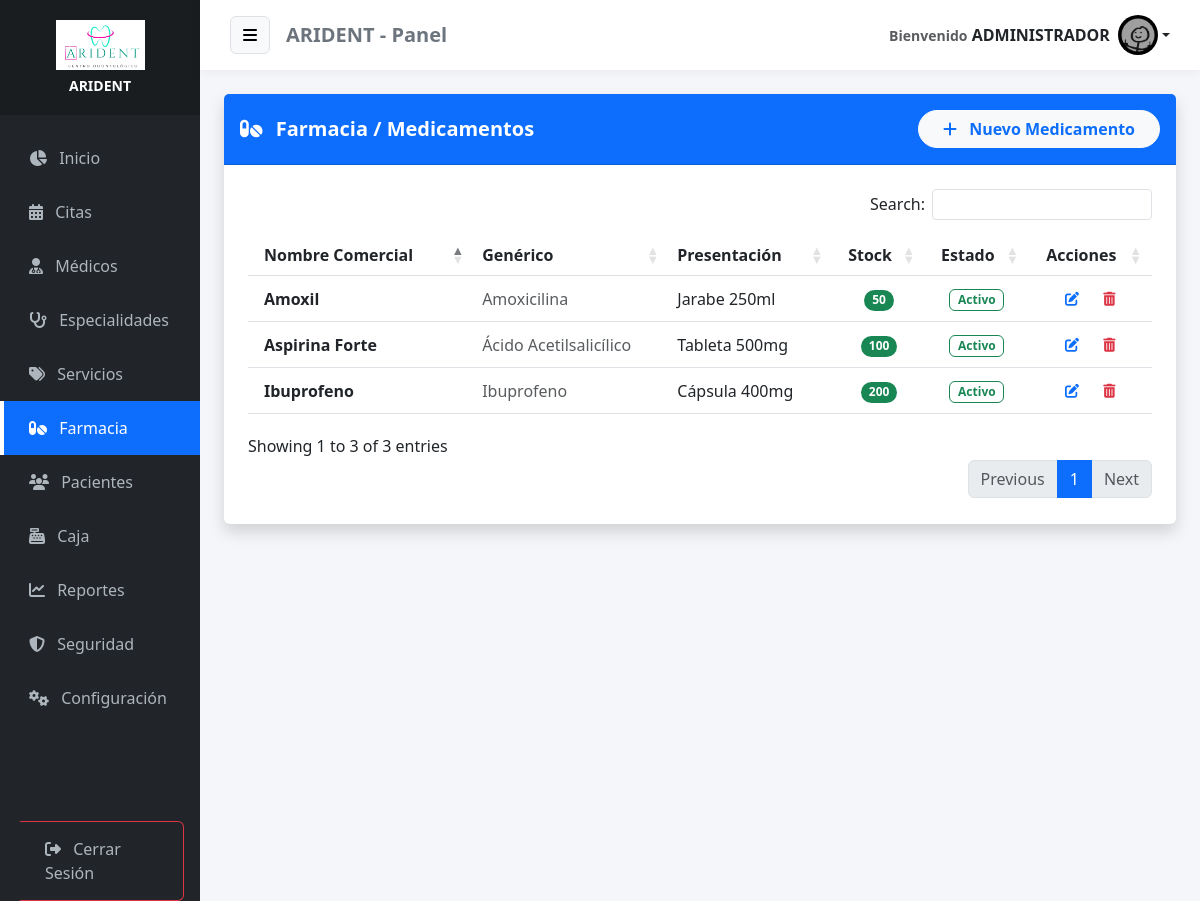
The app's page /medicamentos (signed in) with its own data.
### tables this page shows
CREATE TABLE IF NOT EXISTS `configuracion` (
  `id` int NOT NULL,
  `nombre_clinica` varchar(100) DEFAULT NULL,
  `direccion` varchar(255) DEFAULT NULL,
  `telefono` varchar(50) DEFAULT NULL,
  `email` varchar(100) DEFAULT NULL,
  `moneda` varchar(5) DEFAULT 'S/.',
  `logo` varchar(255) DEFAULT NULL,
  PRIMARY KEY (`id`)
);

CREATE TABLE IF NOT EXISTS `medicamentos` (
  `id_medicamento` int NOT NULL AUTO_INCREMENT,
  `nombre_comercial` varchar(100) NOT NULL,
  `nombre_generico` varchar(100) DEFAULT NULL,
  `presentacion` varchar(50) DEFAULT NULL,
  `stock` int DEFAULT '0',
  `estado` enum('Activo','Inactivo') DEFAULT 'Activo',
  PRIMARY KEY (`id_medicamento`)
);

### app/controllers/MedicamentoController.php (called while the page is built, shortened)
<?php
require_once APP_ROOT . '/models/Medicamento.php';
class MedicamentoController {
    public function index() {
        $database = new Database();
        $db = $database->connect();
        $medModel = new Medicamento($db);
        $resultado = $medModel->leer();
        require_once APP_ROOT . '/views/admin/medicamentos.php';
    }
}

### app/models/Configuracion.php (called while the page is built, shortened)
<?php
class Configuracion {
    private $conn;
    private $table = 'configuracion';
    public function __construct($db) {
        $this->conn = $db;
    }
    public function obtener() {
        $query = "SELECT * FROM " . $this->table . " WHERE id = 1";
        $stmt = $this->conn->prepare($query);
        $stmt->execute();
        return $stmt->fetch(PDO::FETCH_ASSOC);
    }
}

### app/models/Medicamento.php (called while the page is built, shortened)
<?php
class Medicamento {
    private $conn;
    private $table = 'medicamentos';
    public function __construct($db) {
        $this->conn = $db;
    }
    public function leer() {
        $query = "SELECT * FROM " . $this->table . " ORDER BY nombre_comercial ASC";
        $stmt = $this->conn->prepare($query);
        $stmt->execute();
        return $stmt;
    }
}

### app/views/admin/medicamentos.php (the view, shortened to what this page needs)
<?php require_once APP_ROOT . '/views/layouts/header.php'; ?>
<div class="card shadow border-0 mb-4">
    <div class="card-header bg-primary text-white d-flex justify-content-between align-items-center py-3">
        <h5 class="mb-0 fw-bold"><i class="fas fa-pills me-2"></i> Farmacia / Medicamentos</h5>
        <?php if($_SESSION['user_role_id'] == 1):  ?>
        <button class="btn btn-light text-primary fw-bold rounded-pill px-4" data-bs-toggle="modal" data-bs-target="#modalCrear">
            <i class="fas fa-plus me-2"></i> Nuevo Medicamento
        </button>
        <?php endif; ?>
    </div>
    <div class="card-body p-4">
        <div class="table-responsive">
            <table class="table table-hover align-middle" id="tablaPro">
                <thead class="bg-light">
                    <tr>
                        <th class="ps-3">Nombre Comercial</th>
                        <th>Genérico</th>
                        <th>Presentación</th>
                        <th class="text-center">Stock</th>
                        <th class="text-center">Estado</th>
                        <?php if($_SESSION['user_role_id'] == 1): ?>
                        <th class="text-center">Acciones</th>
                        <?php endif; ?>
                    </tr>
                </thead>
                <tbody>
                    <?php if($resultado->rowCount() > 0): ?>
                        <?php while($row = $resultado->fetch(PDO::FETCH_ASSOC)): ?>
                        <tr>
                            <td class="ps-3 fw-bold text-dark"><?php echo $row['nombre_comercial']; ?></td>
                            <td class="text-muted"><?php echo $row['nombre_generico']; ?></td>
                            <td><?php echo $row['presentacion']; ?></td>
                            <td class="text-center">
                                <?php if($row['stock'] > 10): ?>
                                    <span class="badge bg-success rounded-pill"><?php echo $row['stock']; ?></span>
                                <?php elseif($row['stock'] > 0): ?>
                                    <span class="badge bg-warning text-dark rounded-pill"><?php echo $row['stock']; ?></span>
                                <?php else: ?>
                                    <span class="badge bg-danger rounded-pill">Agotado</span>
                                <?php endif; ?>
                            </td>
                            <td class="text-center">
                                <?php if($row['estado'] == 'Activo'): ?>
                                    <span class="badge bg-soft-success text-success border border-success bg-opacity-10">Activo</span>
                                <?php else: ?>
                                    <span class="badge bg-secondary">Inactivo</span>
                                <?php endif; ?>
                            </td>
                            <?php if($_SESSION['user_role_id'] == 1): ?>
                            <td class="text-center">
                                <button class="btn btn-sm btn-outline-primary border-0 me-1"
                                        data-bs-toggle="modal" data-bs-target="#modalEditar"
                                        onclick="cargarDatos('<?php echo $row['id_medicamento']; ?>', '<?php echo $row['nombre_comercial']; ?>', '<?php echo $row['nombre_generico']; ?>', '<?php echo $row['presentacion']; ?>', '<?php echo $row['stock']; ?>', '<?php echo $row['estado']; ?>')">
                                    <i class="fas fa-edit"></i>
                                </button>
                                <a href="#" onclick="confirmarEliminacion(<?php echo $row['id_medicamento']; ?>)" class="btn btn-sm btn-outline-danger border-0">
                                    <i class="fas fa-trash-alt"></i>
                                </a>
                            </td>
                            <?php endif; ?>
                        </tr>
                        <?php endwhile; ?>
                    <?php endif; ?>
                </tbody>
            </table>
        </div>
    </div>
</div>
<?php require_once APP_ROOT . '/views/layouts/footer.php'; ?>

### app/views/layouts/header.php (shortened to what this page needs)
<?php
require_once APP_ROOT . '/models/Configuracion.php';
$db_header = new Database();
$conn_header = $db_header->connect();
$configModel_header = new Configuracion($conn_header);
$empresa_header = $configModel_header->obtener();
$nombre_app = !empty($empresa_header['nombre_clinica']) ? $empresa_header['nombre_clinica'] : 'MediCitas';
$logo_app   = !empty($empresa_header['logo']) ? $empresa_header['logo'] : null;
$rol = $_SESSION['id_de_rol_de_usuario'] ?? 0;
$uri = $_SERVER['REQUEST_URI'];
?>
<!DOCTYPE html>
<html lang="es">
<head>
    <link href="https://cdn.jsdelivr.net/npm/bootstrap@5.3.0/dist/css/bootstrap.min.css" rel="stylesheet">
    <link rel="stylesheet" href="https://cdnjs.cloudflare.com/ajax/libs/font-awesome/6.4.0/css/all.min.css">
    <link rel="stylesheet" href="https://cdn.datatables.net/1.13.4/css/dataTables.bootstrap5.min.css">
    <link rel="stylesheet" href="https://cdn.datatables.net/buttons/2.3.6/css/buttons.bootstrap5.min.css">
    <link href="https://cdn.jsdelivr.net/npm/select2@4.1.0-rc.0/dist/css/select2.min.css" rel="stylesheet">
    <link href="https://cdn.jsdelivr.net/npm/select2-bootstrap-5-theme@1.3.0/dist/select2-bootstrap-5-theme.min.css" rel="stylesheet">
</head>
<body>
<div class="container-fluid">
    <div class="row flex-nowrap">
        <div class="col-auto col-md-3 col-xl-2 px-0 sidebar-col bg-dark" id="sidebar">
            <div class="logo-area">
                <?php if ($logo_app && file_exists(APP_ROOT . '/../public/uploads/' . $logo_app)): ?>
                    <div class="mb-2">
                        <img src="<?php echo BASE_URL; ?>/uploads/<?php echo $logo_app; ?>" class="img-fluid" style="max-height:50px;">
                    </div>
                    <h6 class="text-white mb-0 fw-bold small"><?php echo $nombre_app; ?></h6>
                <?php else: ?>
                    <h4 class="text-white mb-0">
                        <i class="fas fa-heartbeat text-primary"></i> <?php echo $nombre_app; ?>
                    </h4>
                <?php endif; ?>
            </div>
            <div class="sidebar-menu mt-3">
                <a href="<?= BASE_URL ?>/home" class="<?= strpos($uri,'home')!==false?'active':'' ?>">
                    <i class="fas fa-chart-pie me-2"></i> Inicio
                </a>
                <a href="<?= BASE_URL ?>/citas" class="<?= strpos($uri,'citas')!==false?'active':'' ?>">
                    <i class="fas fa-calendar-alt me-2"></i> Citas
                </a>
                <?php if ($rol == 1): ?>
                    <a href="<?= BASE_URL ?>/medicos" class="<?= strpos($uri,'medicos')!==false?'active':'' ?>"><i class="fas fa-user-md me-2"></i> Médicos</a>
                    <a href="<?= BASE_URL ?>/especialidades" class="<?= strpos($uri,'especialidades')!==false?'active':'' ?>"><i class="fas fa-stethoscope me-2"></i> Especialidades</a>
                    <a href="<?= BASE_URL ?>/servicios" class="<?= strpos($uri,'servicios')!==false?'active':'' ?>"><i class="fas fa-tags me-2"></i> Servicios</a>
                <?php endif; ?>
                <?php if ($rol == 1 || $rol == 4): ?>
                    <a href="<?= BASE_URL ?>/medicamentos" class="<?= strpos($uri,'medicamentos')!==false?'active':'' ?>"><i class="fas fa-pills me-2"></i> Farmacia</a>
                    <a href="<?= BASE_URL ?>/pacientes" class="<?= strpos($uri,'pacientes')!==false?'active':'' ?>"><i class="fas fa-users me-2"></i> Pacientes</a>
                    <a href="<?= BASE_URL ?>/pagos" class="<?= strpos($uri,'pagos')!==false?'active':'' ?>"><i class="fas fa-cash-register me-2"></i> Caja</a>
                <?php endif; ?>
                <?php if ($rol == 1): ?>
                    <a href="<?= BASE_URL ?>/reportes" class="<?= strpos($uri,'reportes')!==false?'active':'' ?>"><i class="fas fa-chart-line me-2"></i> Reportes</a>
                    <a href="<?= BASE_URL ?>/auditoria" class="<?= strpos($uri,'auditoria')!==false?'active':'' ?>"><i class="fas fa-shield-alt me-2"></i> Seguridad</a>
                    <a href="<?= BASE_URL ?>/configuracion" class="<?= strpos($uri,'configuracion')!==false?'active':'' ?>"><i class="fas fa-cogs me-2"></i> Configuración</a>
                <?php endif; ?>
                <div class="mt-5 pt-5 px-3">
                    <a href="<?= BASE_URL ?>/auth/logout" class="btn btn-outline-danger w-100 text-start">
                        <i class="fas fa-sign-out-alt me-2"></i> Cerrar Sesión
                    </a>
                </div>
            </div>
        </div>
        <div class="col content-col">
            <div class="top-navbar mb-4">
                <div class="d-flex align-items-center">
                    <button class="btn btn-light me-3 border" id="menu-toggle"><i class="fas fa-bars"></i></button>
                    <h5 class="m-0 text-secondary fw-bold d-none d-md-block"><?= $nombre_app ?> - Panel</h5>
                </div>
                <div class="dropdown">
                    <a class="nav-link dropdown-toggle fw-bold text-dark d-flex align-items-center" data-bs-toggle="dropdown">
                        <div class="me-2 text-end d-none d-md-block">
                            <small class="text-muted">Bienvenido</small>
                            <span><?= $_SESSION['user_name'] ?? 'Usuario' ?></span>
                        </div>
                        <?php if (!empty($_SESSION['user_avatar']) && file_exists(APP_ROOT . '/../public/uploads/' . $_SESSION['user_avatar'])): ?>
                            <img src="<?= BASE_URL ?>/uploads/<?= $_SESSION['user_avatar'] ?>" class="rounded-circle" style="width:40px;height:40px;">
                        <?php else: ?>
                            <i class="fas fa-user-circle fa-2x text-primary"></i>
                        <?php endif; ?>
                    </a>
                </div>
            </div>
            <div class="container-fluid px-4">

### app/views/layouts/header.php (style rules this page uses)
body { background-color: #f4f6f9; font-family: 'Segoe UI', sans-serif; overflow-x: hidden; }
.sidebar-col { min-height: 100vh; background: #212529; box-shadow: 2px 0 5px rgba(0,0,0,0.1); padding: 0; transition: all 0.3s; }
.logo-area { background: #1a1d20; padding: 20px 0; text-align: center; }
.sidebar-menu a { color: #adb5bd; text-decoration: none; display: block; padding: 15px 25px; border-left: 4px solid transparent; transition: 0.3s; }
.sidebar-menu a.active { background: #0d6efd; color: white; border-left-color: white; }
.content-col { padding: 0; background-color: #f4f6f9; transition: all 0.3s; }
.top-navbar { background: white; padding: 15px 30px; box-shadow: 0 2px 10px rgba(0,0,0,0.05); display: flex; justify-content: space-between; align-items: center; }

### records on screen
configuracion: logo (picture), nombre_clinica "ARIDENT"
medicamentos: nombre_comercial "Amoxil", nombre_generico "Amoxicilina", presentacion "Jarabe 250ml", stock "50", estado "Activo"
medicamentos: nombre_comercial "Aspirina Forte", nombre_generico "Ácido Acetilsalicílico", presentacion "Tableta 500mg", stock "100", estado "Activo"
medicamentos: nombre_comercial "Ibuprofeno", nombre_generico "Ibuprofeno", presentacion "Cápsula 400mg", stock "200", estado "Activo"

### other values on screen
$_SESSION['user_name'] "ADMINISTRADOR"
